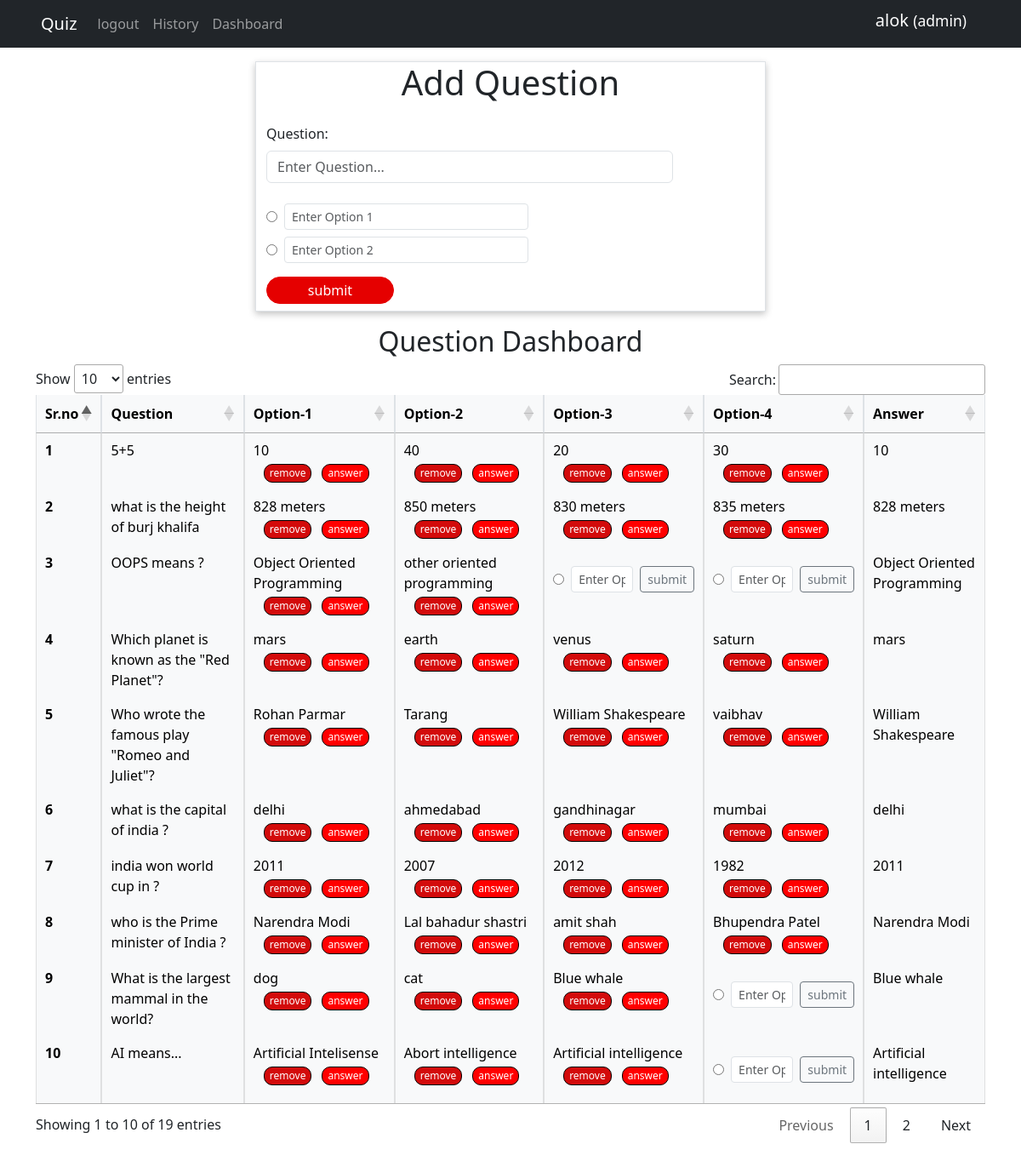
The page /components/dashboard.php (signed in) on the database its author committed.
### tables this page shows
CREATE TABLE `quizques` (
  `sno` int(11) NOT NULL,
  `question` text NOT NULL,
  `opt1` text NOT NULL,
  `opt2` text NOT NULL,
  `opt3` text NOT NULL,
  `answer` text NOT NULL,
  `opt4` text NOT NULL
);

### components/dashboard.php (the view, shortened to what this page needs)
<?php
$connectDb = new DatabaseConnection('localhost', 'root', '', 'quiz');
$conn = $connectDb->connect();
?>
<!DOCTYPE html>
<html lang="en">
<head>
    <link href="https://cdn.jsdelivr.net/npm/bootstrap@5.3.0-alpha1/dist/css/bootstrap.min.css" rel="stylesheet"
>
    <link rel="stylesheet" href="//cdn.datatables.net/1.13.7/css/jquery.dataTables.min.css">
</head>
<body>
    <?php include("./navbar.php"); ?>
    <div class="container col-md-6 mt-3  border border-1 " style="box-shadow: rgba(0, 0, 0, 0.24) 0px 3px 8px;">
        <h1 class="text-center">Add Question</h1>
        <form class="" action="/cwh/quiz/components/dashboard.php" method="POST" id="myform">
            <div class="form-group my-4 ">
                <label class="form-label col-sm-2" for="question">Question:</label>
                <div class="col-sm-10">
                    <input type="text" class="form-control" id="question" name="question"
                        placeholder="Enter Question..." required>
                </div>
            </div>
            <div class="form-group my-2 d-flex">
                <input type="radio" name="ansFlag" class="ansFlag">
                <input type="text" name="opt1" id="opt1" placeholder="Enter Option 1"
                    class="form-control form-control-sm w-50 mx-2 optionInput">
            </div>
            <div class="form-group my-2 d-flex">
                <input type="radio" name="ansFlag" class="ansFlag">
                <input type="text" name="opt2" id="opt2" placeholder="Enter Option 2"
                    class="form-control form-control-sm w-50 mx-2 ">
            </div>
            <input type="submit" value="submit" class="submitBtn my-2">
        </form>
    </div>
    <div class="container my-3 ">
        <h2 class="text-center">Question Dashboard</h2>
        <table class="table table-light  table-hover table-bordered " id="myTable">
            <thead class="border border-1 ">
                <tr class="border border-1 ">
                    <th>Sr.no</th>
                    <th>Question</th>
                    <th>Option-1</th>
                    <th>Option-2</th>
                    <th>Option-3</th>
                    <th>Option-4</th>
                    <th>Answer</th>
                </tr>
            </thead>
            <tbody>
                <?php
                $sql = "SELECT * FROM `quizques`";
                $result = mysqli_query($conn, $sql);
                if ($result) {
                    $srno = 1;
                    while ($row = mysqli_fetch_assoc($result)) {
                        echo "<tr scope='row'>
                        <th scope='row'>" . $srno . "</th>
                        <td>" . $row['question'] . "</td>
                        ";
                        $options = array($row['opt1'], $row['opt2'], $row['opt3'], $row['opt4']);
                        for ($i = 0; $i <= 3; $i++) {
                            echo "<td>";
                            if ($options[$i] == null) {
                                echo "<form action='/cwh/quiz/components/dashboard.php' method='post' >
                                <input type='hidden' name='updateOpt' id='updateOpt' value=" . $row['sno'] . ">
                                <div class='form-group my-2 d-flex align-items-center justify-content-center'>
                                <input type='radio' name='ansFlag' class='ansFlag'>
                                <input type='text' name='opt" . $i + 1 . "' id='opt" . $i + 1 . "' placeholder='Enter Option " . $i + 1 . "' class='form-control form-control-sm w-50 mx-2 h-75 optionInput'>
                                <input type='submit' value='submit' class='btn btn-outline-secondary btn-sm my-2'>
                                </div>
                                </div>
                                </form></td>";
                            } else {
                                $option = "opt" . $i + 1;
                                echo "<div class='d-flex justify-content-start flex-column gap-1 '> <div>" . $options[$i] . "</div>";
                                echo "<div class='d-flex justify-content-start flex-row gap-1 align-items-start   '><button class='removeBtn deleteOpt ' id='opt" . $i + 1 . "' value=" . $row['sno'] . " > remove </button>";
                                echo " <button class='ansFlagBtn ansOpt  mx-2' id=" . $row['sno'] . "  value='$option'> answer </button></div></div>";
                            }
                            echo "</td>";
                        }
                        echo "</td><td>" . $row['answer'] . "</td></tr>";
                        $srno++;
                    }
                }
                ?>
        <pre>
        </pre>
</body>
</html>

### components/navbar.php (shortened to what this page needs)
<nav class="navbar navbar-expand-sm navbar-dark bg-dark px-5 ">
    <a class="navbar-brand" href="/cwh/quiz/index.php">Quiz</a>
    <div class="collapse navbar-collapse" id="collapsibleNavId">
        <ul class="navbar-nav me-auto mt-2 mt-lg-0">
            <li class="nav-item">
                <?php
                if (isset($_SESSION['username'])) {
                    echo "<a class='nav-link' href='/cwh/quiz/components/logout.php'>logout</a>";
                } else {
                    echo "<a class='nav-link' href='/cwh/quiz/components/login.php'>login</a>";
                }
                ?>
            </li>
            <li class="nav-item text-white ">
                <?php
                if (isset($_SESSION['username'])) {
                    echo "<a class='nav-link' href='/cwh/quiz/components/history.php'>History</a>";
                }
                ?>
            </li>
            <li class="nav-item">
                <a class="nav-link" href="/cwh/quiz/components/dashboard.php">
                    <?php
                    if (isset($_SESSION['role'])) {
                        if ($_SESSION['role'] == 'admin') {
                            echo 'Dashboard';
                        }
                    }
                    ?>
                </a>
            </li>
        </ul>
        <div class="nav-item d-flex flex-row">
            <h5 class="text-white mx-3">
                <?php if (isset($_SESSION['username'])) {
                    echo $_SESSION['username'];
                    echo " <small>(" . $_SESSION['role'] . ")</small>";
                }
                ?>
            </h5>
        </div>
    </div>
</nav>

### components/dashboard.php (style rules this page uses)
.submitBtn { width: 150px; height: 2rem; text-align: center; font-size: 1rem; border: 1px solid #e50000; border-radius: 20px; background-color: #e50000; color: white; box-shadow: none; }
.removeBtn { font-size: 0.75rem; margin-left: 0.75rem; width: auto; color: white; text-align: center; background-color: #d30b0b; border: 1px solid black; border-radius: 10px; }
.ansFlagBtn { font-size: 0.75rem; margin-left: 0.75rem; width: auto; color: white; text-align: center; background-color: #ff0000; border: 1px solid black; border-radius: 10px; }

### rows shown on the page
quizques: question "5+5", i "10", $row['sno'] 6 (drawn), opt2 "40", opt3 "20", opt4 "30", answer "10"
quizques: question "what is the height of burj khalifa", i "828 meters", $row['sno'] 23 (drawn), opt2 "850 meters", opt3 "830 meters", opt4 "835 meters", answer "828 meters"
quizques: question "OOPS means ?", i "Object Oriented Programming", $row['sno'] 24 (drawn), opt2 "other oriented programming", answer "Object Oriented Programming"
quizques: question "Which planet is known as the \"Red Planet\"?", i "mars", $row['sno'] 25 (drawn), opt2 "earth", opt3 "venus", opt4 "saturn", answer "mars"
quizques: question "Who wrote the famous play \"Romeo and Juliet\"?", opt1 "Rohan Parmar", $row['sno'] 26 (drawn), opt2 "Tarang", i "William Shakespeare", opt4 "vaibhav", answer "William Shakespeare"
quizques: question "what is the capital of india ?", i "delhi", $row['sno'] 27 (drawn), opt2 "ahmedabad", opt3 "gandhinagar", opt4 "mumbai", answer "delhi"
quizques: question "india won world cup in ?", i "2011", $row['sno'] 29 (drawn), opt2 "2007", opt3 "2012", opt4 "1982", answer "2011"
quizques: question "who is the Prime minister of India ?", i "Narendra Modi", $row['sno'] 30 (drawn), opt2 "Lal bahadur shastri", opt3 "amit shah", opt4 "Bhupendra Patel", answer "Narendra Modi"
quizques: question "What is the largest mammal in the world?", opt1 "dog", $row['sno'] 32 (drawn), opt2 "cat", i "Blue whale", answer "Blue whale"
quizques: question "AI means...", opt1 "Artificial Intelisense", $row['sno'] 34 (drawn), opt2 "Abort intelligence", i "Artificial intelligence", answer "Artificial intelligence"

### other values the page prints
$_SESSION['username'] "alok"
$_SESSION['role'] "admin"
